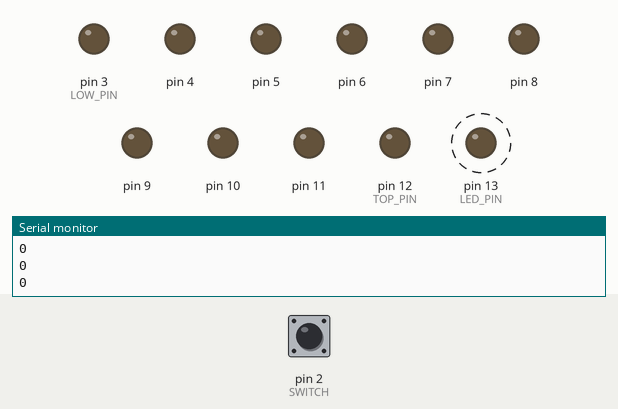
A sketch run on a simulated Arduino Uno, built with avr-gcc and run on an emulated ATmega328P. Parts: output pins drawn as LEDs (lit = HIGH), the last lines printed to the serial monitor. Dashed ring = blinking. The inputs (shaded band) are chosen by the test bench; at power-on: pin 2 (SWITCH) LOW.

Above: at 1.25 s.
1.3 s: pin 2 (SWITCH) pulled HIGH for 0.25 s
At 1.55 s:
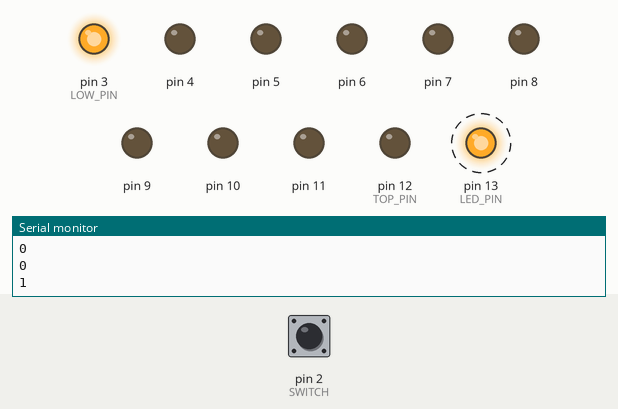
4.3 s: pin 2 (SWITCH) pulled HIGH for 1 s
At 4.75 s:
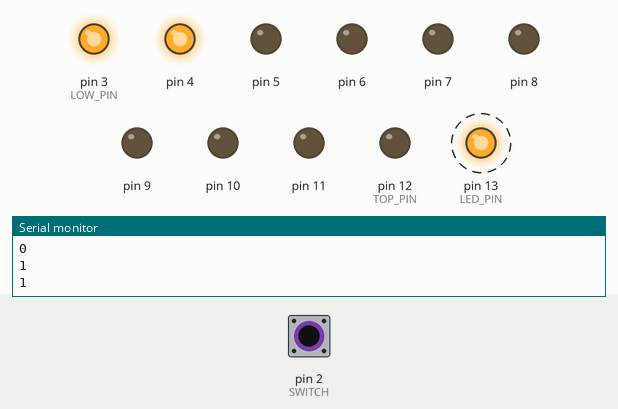
7.3 s: pin 2 (SWITCH) pulled HIGH for 3.2 s
At 9.6 s:
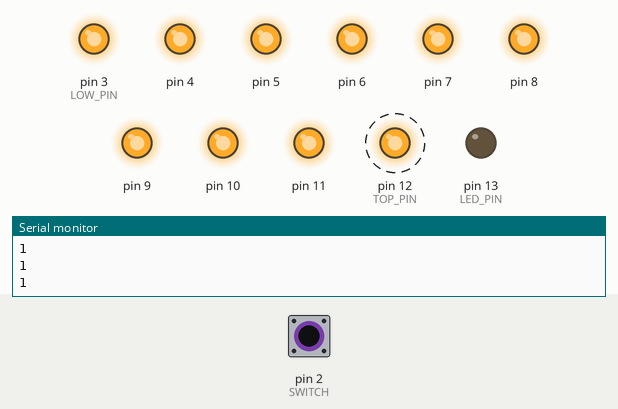
Timing chart, 0 to 18.0 s (numbered marks = the images above; inputs shaded):
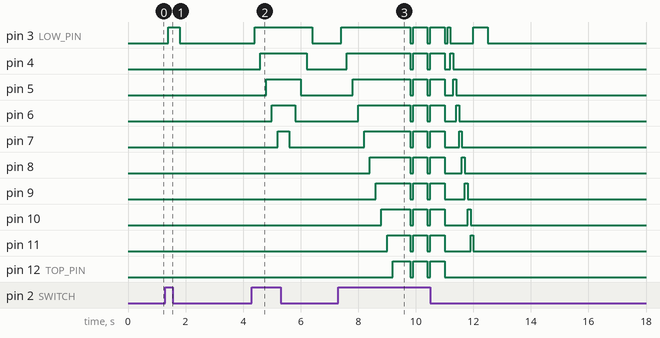

The sketch:

sketch.ino
```cpp
# define LED_PIN 13
# define LOW_PIN 3
# define TOP_PIN 12

# define LONG 1000
# define BRIEF 500
# define QUICK 100

# define SWITCH 2

void setup()
{
	pinMode(LED_PIN, OUTPUT);

	for(int pin=LOW_PIN; pin<=TOP_PIN; pin++)
	{
		pinMode(pin, OUTPUT);
	}
	pinMode(SWITCH, INPUT);

	Serial.begin(9600);


}

void do_work()
{
	// val = digitalRead(SWITCH);
}

int val = 0;
int switch_val = 0;
int next_pin = 0;

void all_bar(int high_or_low)
{
	// Change all bar graph LEDs
	for(int pin=LOW_PIN; pin<=TOP_PIN; pin++)
	{
		digitalWrite(pin, high_or_low);
	}
}

void flash_bar()
{
	delay(QUICK);
	all_bar(HIGH);
	delay(BRIEF);
	all_bar(LOW);
}

void strobe_bar()
{
	// Change all bar graph LEDs
	for(int pin=LOW_PIN; pin<=TOP_PIN; pin++)
	{
		delay(QUICK);
		digitalWrite(pin, HIGH);
		digitalWrite(pin-1, LOW);
	}
	digitalWrite(TOP_PIN, LOW);
}

void show_score_bar(int my_score)
{
	// Display score as a binary gradient...
	for(int pin=LOW_PIN; pin<=TOP_PIN; pin++)
	{
		if(my_score > 0)
		{
			digitalWrite(pin, HIGH);
		}
		my_score--;
	}
	delay(BRIEF);
	all_bar(LOW);
}

int score = 0;

void loop()
{
	switch_val = digitalRead(SWITCH);
	Serial.println(switch_val);

	if(switch_val)
	{

		// Going up...
		digitalWrite(next_pin, HIGH);

		// Celebrate!!
		if(next_pin == TOP_PIN)
		{
			flash_bar();
			flash_bar();
			flash_bar();
			strobe_bar();
			next_pin = LOW_PIN - 1;
			score++;
			show_score_bar(score);
//TODO: Add some major fireworks when score == max, and then reset score.
		}

		next_pin++;
		if(next_pin > TOP_PIN)
		{
			next_pin = TOP_PIN;
		}
	}
	else
	{
		// Going down...
		digitalWrite(next_pin, LOW);
		next_pin--;
		if(next_pin < LOW_PIN)
		{
			next_pin = LOW_PIN;
		}
	}

	delay(QUICK);
	digitalWrite(LED_PIN, HIGH);
	delay(QUICK);
	digitalWrite(LED_PIN, LOW);

	}
/*
##	for(int i=9; i<13; i++)
##	{
##		digitalWrite(i, HIGH);
##	}
##    delay(100);
##	for(int i=9; i<13; i++)
##	{
##		digitalWrite(i, LOW);
##	}
##    delay(900);
#*/
```

Measured:
- after the input at 1.3 s, pin 3 (LOW_PIN): LOW → HIGH after 0.10 s, → LOW 0.40 s later
- after the input at 4.3 s, pin 3 (LOW_PIN): LOW → HIGH after 0.10 s, → LOW 2.0 s later; pin 4: LOW → HIGH after 0.30 s, → LOW 1.6 s later; pin 5: LOW → HIGH after 0.50 s, → LOW 1.2 s later; pin 6: LOW → HIGH after 0.70 s, → LOW 0.80 s later; pin 7: LOW → HIGH after 0.90 s, → LOW 0.40 s later
- after the input at 7.3 s, pin 3 (LOW_PIN): LOW → HIGH after 0.10 s, → LOW 2.4 s later, → HIGH 0.10 s later, → LOW 0.50 s later, … (10 changes in this stretch); pin 4: LOW → HIGH after 0.30 s, → LOW 2.2 s later, → HIGH 0.10 s later, → LOW 0.50 s later, … (8 changes in this stretch)
